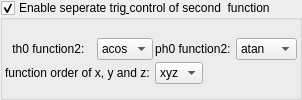
         <widget class="MyGroupBox" name="groupCheck_transf_function_enabledx_false">
          <property name="toolTip">
           <string>&lt;html&gt;&lt;head/&gt;&lt;body&gt;&lt;p&gt;Cpixel is CVector3 c = ( c.x, c.y, c.z). It is each original point (pixel) in 3D space where the iteration starts from, ( c = original z for each point .) It is commonly found in formula structures z = f(z) + c.&lt;/p&gt;&lt;p&gt;The Cpixel multiplier effectively scales this point &amp;quot;c&amp;quot;.&lt;/p&gt;&lt;p&gt;This transform allows the swapping of the order of the &amp;quot;CVector3 c&amp;quot; components before being multiplied by &amp;quot;CVector3 z&amp;quot; components.&lt;/p&gt;&lt;/body&gt;&lt;/html&gt;</string>
          </property>
          <property name="title">
           <string>Enable seperate trig&amp; control of second  function</string>
          </property>
          <property name="checkable">
           <bool>true</bool>
          </property>
          <layout class="QVBoxLayout" name="verticalLayout_53">
           <property name="spacing">
            <number>2</number>
           </property>
           <property name="leftMargin">
            <number>2</number>
           </property>
           <property name="topMargin">
            <number>2</number>
           </property>
           <property name="rightMargin">
            <number>2</number>
           </property>
           <property name="bottomMargin">
            <number>2</number>
           </property>
           <item>
            <layout class="QGridLayout" name="gridLayout_27">
             <property name="spacing">
              <number>2</number>
             </property>
             <item row="0" column="0">
              <layout class="QGridLayout" name="gridLayout_77">
               <property name="topMargin">
                <number>5</number>
               </property>
               <item row="2" column="3">
                <widget class="QComboBox" name="comboBox_mandelbulbMulti_order_of_xyz_2">
                 <item>
                  <property name="text">
                   <string>xyz</string>
                  </property>
                 </item>
                 <item>
                  <property name="text">
                   <string>xzy</string>
                  </property>
                 </item>
                 <item>
                  <property name="text">
                   <string>yxz</string>
                  </property>
                 </item>
                 <item>
                  <property name="text">
                   <string>yzx</string>
                  </property>
                 </item>
                 <item>
                  <property name="text">
                   <string>zxy</string>
                  </property>
                 </item>
                 <item>
                  <property name="text">
                   <string>zyx</string>
                  </property>
                 </item>
                </widget>
               </item>
               <item row="1" column="0" colspan="2">
                <widget class="QLabel" name="label_multi1_th0_function_3">
                 <property name="text">
                  <string>th0 function2: </string>
                 </property>
                 <property name="alignment">
                  <set>Qt::AlignCenter</set>
                 </property>
                </widget>
               </item>
               <item row="1" column="5">
                <widget class="QComboBox" name="comboBox_mandelbulbMulti_atan_or_atan2_A">
                 <item>
                  <property name="text">
                   <string>atan</string>
                  </property>
                 </item>
                 <item>
                  <property name="text">
                   <string>atan2</string>
                  </property>
                 </item>
                </widget>
               </item>
               <item row="2" column="0" colspan="3">
                <widget class="QLabel" name="label_multi1_order_of_xyz_3">
                 <property name="text">
                  <string>function order of x, y and z: </string>
                 </property>
                 <property name="alignment">
                  <set>Qt::AlignCenter</set>
                 </property>
                </widget>
               </item>
               <item row="1" column="2">
                <widget class="QComboBox" name="comboBox_mandelbulbMulti_acos_or_asin_A">
                 <item>
                  <property name="text">
                   <string>acos</string>
                  </property>
                 </item>
                 <item>
                  <property name="text">
                   <string>asin</string>
                  </property>
                 </item>
                </widget>
               </item>
               <item row="1" column="3" colspan="2">
                <widget class="QLabel" name="label_multi1_ph0_function_3">
                 <property name="text">
                  <string>ph0 function2: </string>
                 </property>
                 <property name="alignment">
                  <set>Qt::AlignCenter</set>
                 </property>
                </widget>
               </item>
              </layout>
             </item>
            </layout>
           </item>
          </layout>
         </widget>
